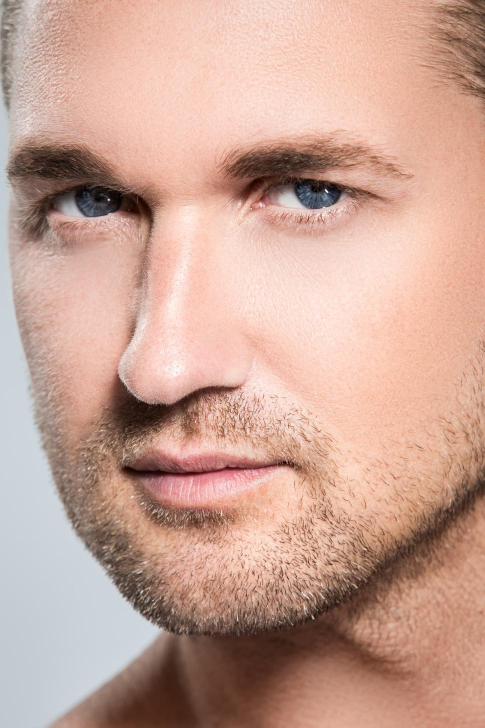
#> input picture python/tests/images/input.jpg, 970 x 1455 px (shown at 1/2 size)
$ python -i genetic_drawing.py   (imports and definitions only)   (older library calls are emulated)
#> lines starting #> are read from the running program, lines starting #| are printed output that depends on the picture
import cv2
import numpy as np
import time
import matplotlib.pyplot as plt
import string
import random
from IPython.display import clear_output

class GeneticDrawing:
	def __init__(self, img_path, seed=0, brushesRange=[[0.1, 0.3], [0.3, 0.7]]):
#> called with img_path = 'images/input.jpg', seed = 0
		self.original_img = cv2.imread(img_path)
#> self.original_img is the input picture: shape (1455, 970, 3); mean B, G, R 149.7, 163.9, 201.6
		self.img_grey = cv2.cvtColor(self.original_img,cv2.COLOR_BGR2GRAY)
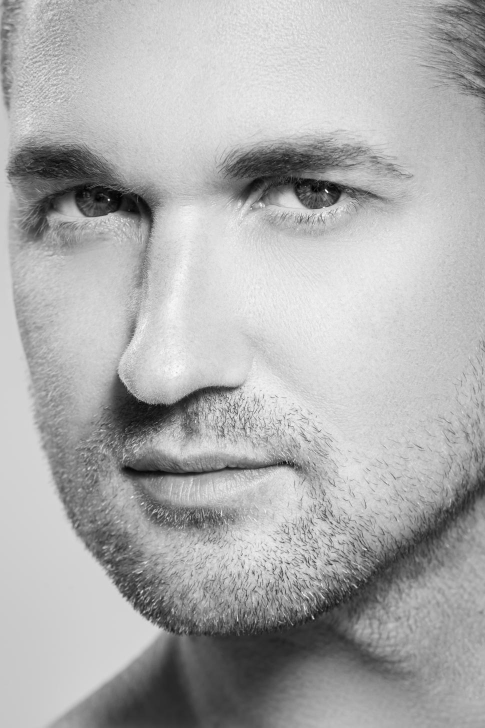
#> self.img_grey: shape (1455, 970) (shown at 1/2 size); min 0, max 254, mean 173.6
		self.img_grads = self._imgGradient(self.img_grey)
		self.myDNA = None
		self.seed = seed
		self.brushesRange = brushesRange
		self.sampling_mask = None

		#start with an empty black img
		self.imgBuffer = [np.zeros((self.img_grey.shape[0], self.img_grey.shape[1]), np.uint8)]

	def generate(self, stages=10, generations=100, brushstrokesCount=10, show_progress_imgs=True):
		for s in range(stages):
			#initialize new DNA
			if self.sampling_mask is not None:
				sampling_mask = self.sampling_mask
			else:
				sampling_mask = self.create_sampling_mask(s, stages)
			self.myDNA = DNA(self.img_grey.shape,
							 self.img_grads,
							 self.calcBrushRange(s, stages),
							 canvas=self.imgBuffer[-1],
							 sampling_mask=sampling_mask)
			self.myDNA.initRandom(self.img_grey, brushstrokesCount, self.seed + time.time() + s)
			#evolve DNA
			for g in range(generations):
				self.myDNA.evolveDNASeq(self.img_grey, self.seed + time.time() + g)
				clear_output(wait=True)
				print("Stage ", s+1, ". Generation ", g+1, "/", generations)
				if show_progress_imgs is True:
					#plt.imshow(sampling_mask, cmap='gray')
					plt.imshow(self.myDNA.get_cached_image(), cmap='gray')
					plt.show()
			self.imgBuffer.append(self.myDNA.get_cached_image())
		return self.myDNA.get_cached_image()

	def calcBrushRange(self, stage, total_stages):
		return [self._calcBrushSize(self.brushesRange[0], stage, total_stages), self._calcBrushSize(self.brushesRange[1], stage, total_stages)]

	def set_brush_range(self, ranges):
		self.brushesRange = ranges

	def set_sampling_mask(self, img_path):
		self.sampling_mask = cv2.cvtColor(cv2.imread(img_path),cv2.COLOR_BGR2GRAY)

	def create_sampling_mask(self, s, stages):
		percent = 0.2
		start_stage = int(stages*percent)
		sampling_mask = None
		if s >= start_stage:
			t = (1.0 - (s-start_stage)/max(stages-start_stage-1,1)) * 0.25 + 0.005
			sampling_mask = self.calc_sampling_mask(t)
		return sampling_mask

	'''
	we'd like to "guide" the brushtrokes along the image gradient direction, if such direction has large magnitude
	in places of low magnitude, we allow for more deviation from the direction.
	this function precalculates angles and their magnitudes for later use inside DNA class
	'''
	def _imgGradient(self, img):
		#convert to 0 to 1 float representation
		img = np.float32(img) / 255.0
		# Calculate gradient
		gx = cv2.Sobel(img, cv2.CV_32F, 1, 0, ksize=1)
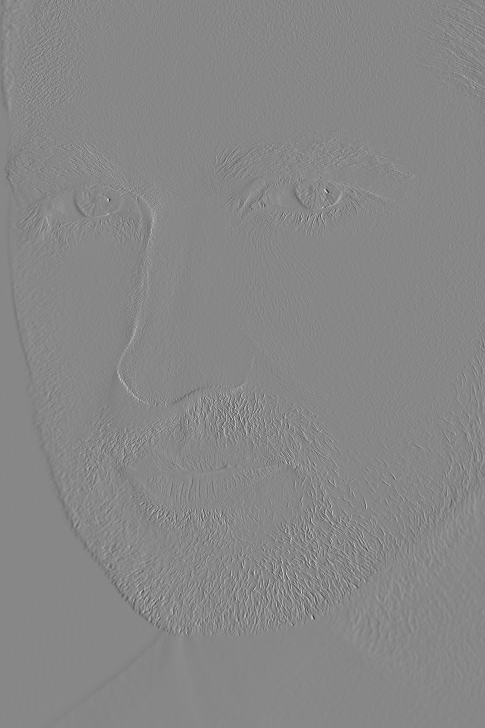
#> gx: shape (1455, 970) float32 (shown at 1/2 size); min -0.788, max 0.694, mean -0.00036; drawn with min black and max white
		gy = cv2.Sobel(img, cv2.CV_32F, 0, 1, ksize=1)
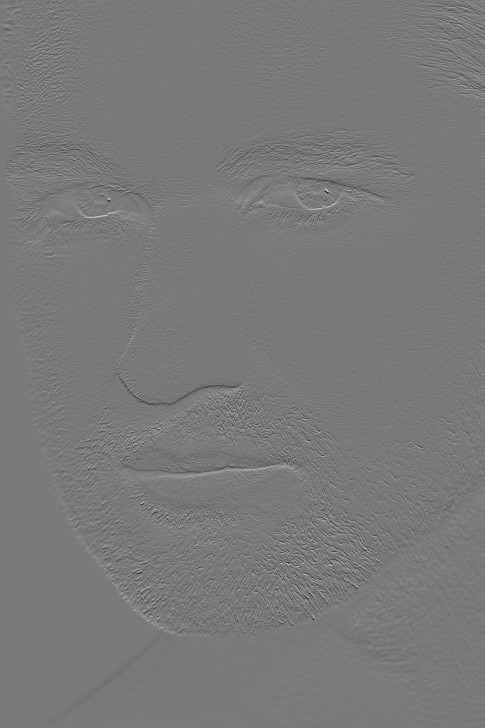
#> gy: shape (1455, 970) float32 (shown at 1/2 size); min -0.698, max 0.761, mean -0.000295; drawn with min black and max white
		# Python Calculate gradient magnitude and direction ( in degrees )
		mag, angle = cv2.cartToPolar(gx, gy, angleInDegrees=True)
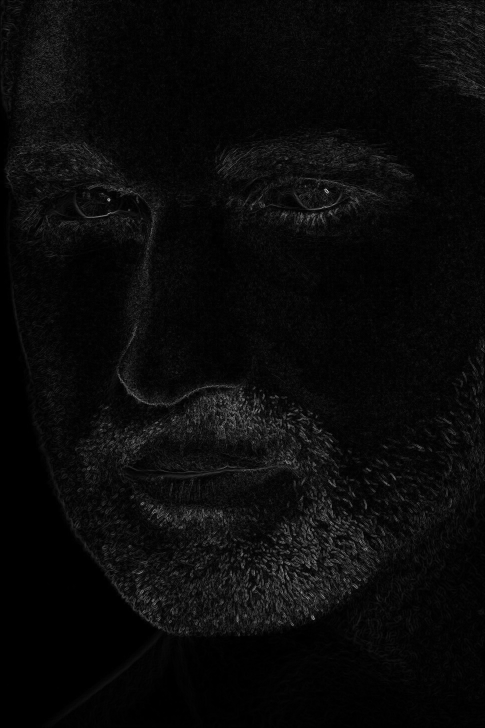
#> mag: shape (1455, 970) float32 (shown at 1/2 size); min 0, max 1.03, mean 0.0421; drawn with min black and max white
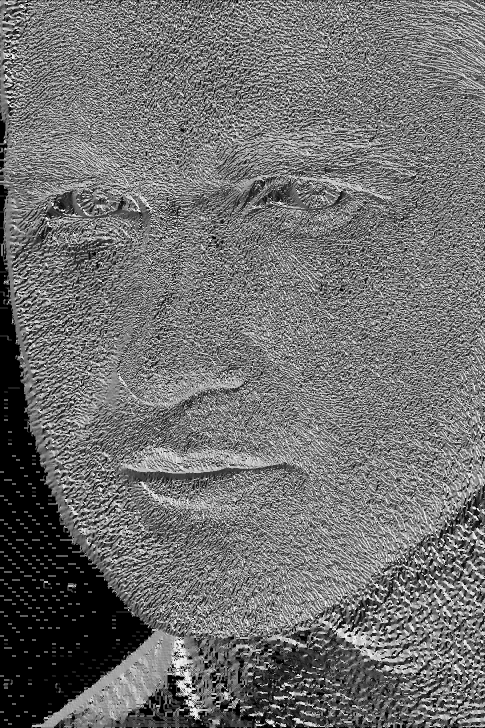
#> angle: shape (1455, 970) float32 (shown at 1/2 size); min 0, max 359.5, mean 158; drawn with min black and max white
		#normalize magnitudes
		mag /= np.max(mag)
		#lower contrast
		mag = np.power(mag, 0.3)
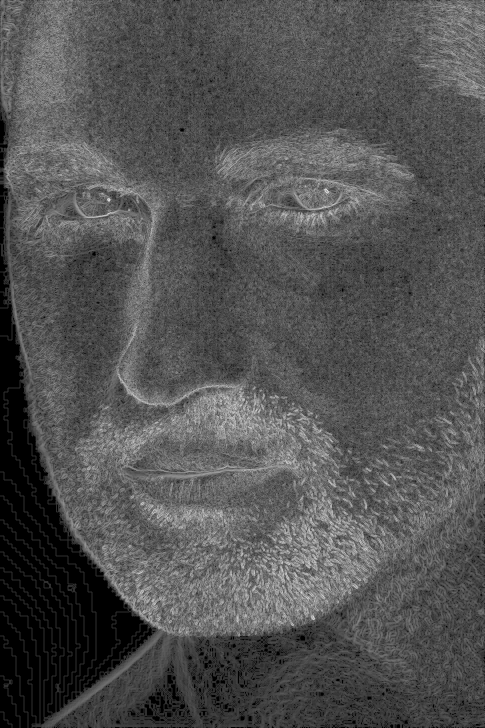
#> mag: shape (1455, 970) float32 (shown at 1/2 size); min 0, max 1, mean 0.326
		return mag, angle

	# [14 lines left out: function calc_sampling_mask, not called in this run]


	def _calcBrushSize(self, brange, stage, total_stages):
		bmin = brange[0]
		bmax = brange[1]
		t = stage/max(total_stages-1, 1)
		return (bmax-bmin)*(-t*t+1)+bmin


# [6 lines left out: function util_sample_from_img, not called in this run]

class DNA:

	def __init__(self, bound, img_gradient, brushstrokes_range, canvas=None, sampling_mask=None):
		self.DNASeq = []
		self.bound = bound

		#CTRLS
		self.minSize = brushstrokes_range[0] #0.1 #0.3
		self.maxSize = brushstrokes_range[1] #0.3 # 0.7
		self.maxBrushNumber = 4
		self.brushSide = 300 #brush image resolution in pixels
		self.padding = int(self.brushSide*self.maxSize / 2 + 5)

		self.canvas = canvas

		#IMG GRADIENT
		self.imgMag = img_gradient[0]
		self.imgAngles = img_gradient[1]

		#OTHER
		self.brushes = self.preload_brushes('brushes/watercolor/', self.maxBrushNumber)
		self.sampling_mask = sampling_mask

		#CACHE
		self.cached_image = None
		self.cached_error = None

	def preload_brushes(self, path, maxBrushNumber):
		imgs = []
		for i in range(maxBrushNumber):
			imgs.append(cv2.imread(path + str(i) +'.jpg'))
		return imgs

	def gen_new_positions(self):
		if self.sampling_mask is not None:
			pos = util_sample_from_img(self.sampling_mask)
			posY = pos[0][0]
			posX = pos[1][0]
		else:
			posY = int(random.randrange(0, self.bound[0]))
			posX = int(random.randrange(0, self.bound[1]))
		return [posY, posX]

	def initRandom(self, target_image, count, seed):
		#initialize random DNA sequence
		for i in range(count):
			#random color
			color = random.randrange(0, 255)
			#random size
			random.seed(seed-i+4)
			size = random.random()*(self.maxSize-self.minSize) + self.minSize
			#random pos
			posY, posX = self.gen_new_positions()
			#random rotation
			'''
			start with the angle from image gradient
			based on magnitude of that angle direction, adjust the random angle offset.
			So in places of high magnitude, we are more likely to follow the angle with our brushstroke.
			In places of low magnitude, we can have a more random brushstroke direction.
			'''
			random.seed(seed*i/4.0-5)
			localMag = self.imgMag[posY][posX]
			localAngle = self.imgAngles[posY][posX] + 90 #perpendicular to the dir
			rotation = random.randrange(-180, 180)*(1-localMag) + localAngle
			#random brush number
			brushNumber = random.randrange(1, self.maxBrushNumber)
			#append data
			self.DNASeq.append([color, posY, posX, size, rotation, brushNumber])
		#calculate cache error and image
		self.cached_error, self_cached_image = self.calcTotalError(target_image)

	def get_cached_image(self):
		return self.cached_image

	def calcTotalError(self, inImg):
		return self.__calcError(self.DNASeq, inImg)

	def __calcError(self, DNASeq, inImg):
		#draw the DNA
		myImg = self.drawAll(DNASeq)

		#compare the DNA to img and calc fitness only in the ROI
		diff1 = cv2.subtract(inImg, myImg) #values are too low
		diff2 = cv2.subtract(myImg,inImg) #values are too high
		totalDiff = cv2.add(diff1, diff2)
		totalDiff = np.sum(totalDiff)
		return (totalDiff, myImg)

	def draw(self):
		myImg = self.drawAll(self.DNASeq)
		return myImg

	def drawAll(self, DNASeq):
		#set image to pre generated
		if self.canvas is None: #if we do not have an image specified
			inImg = np.zeros((self.bound[0], self.bound[1]), np.uint8)
		else:
			inImg = np.copy(self.canvas)
		#apply padding
		p = self.padding
		inImg = cv2.copyMakeBorder(inImg, p,p,p,p,cv2.BORDER_CONSTANT,value=[0,0,0])
		#draw every DNA
		for i in range(len(DNASeq)):
			inImg = self.__drawDNA(DNASeq[i], inImg)
		#remove padding
		y = inImg.shape[0]
		x = inImg.shape[1]
		return inImg[p:(y-p), p:(x-p)]

	def __drawDNA(self, DNA, inImg):
		#get DNA data
		color = DNA[0]
		posX = int(DNA[2]) + self.padding #add padding since indices have shifted
		posY = int(DNA[1]) + self.padding
		size = DNA[3]
		rotation = DNA[4]
		brushNumber = int(DNA[5])

		#load brush alpha
		brushImg = self.brushes[brushNumber]
		#resize the brush
		brushImg = cv2.resize(brushImg,None,fx=size, fy=size, interpolation = cv2.INTER_CUBIC)
		#rotate
		brushImg = self.__rotateImg(brushImg, rotation)
		#brush img data
		brushImg = cv2.cvtColor(brushImg,cv2.COLOR_BGR2GRAY)
		rows, cols = brushImg.shape

		#create a colored canvas
		myClr = np.copy(brushImg)
		myClr[:, :] = color

		#find ROI
		inImg_rows, inImg_cols = inImg.shape
		y_min = int(posY - rows/2)
		y_max = int(posY + (rows - rows/2))
		x_min = int(posX - cols/2)
		x_max = int(posX + (cols - cols/2))

		# Convert uint8 to float
		foreground = myClr[0:rows, 0:cols].astype(float)
		background = inImg[y_min:y_max,x_min:x_max].astype(float) #get ROI
		# Normalize the alpha mask to keep intensity between 0 and 1
		alpha = brushImg.astype(float)/255.0


		try:
			# Multiply the foreground with the alpha matte
			foreground = cv2.multiply(alpha, foreground)

			# Multiply the background with ( 1 - alpha )
			background = cv2.multiply(np.clip((1.0 - alpha), 0.0, 1.0), background)
			# Add the masked foreground and background.
			outImage = (np.clip(cv2.add(foreground, background), 0.0, 255.0)).astype(np.uint8)

			inImg[y_min:y_max, x_min:x_max] = outImage
		except:
			print('------ \n', 'in image ',inImg.shape)
			print('pivot: ', posY, posX)
			print('brush size: ', self.brushSide)
			print('brush shape: ', brushImg.shape)
			print(" Y range: ", rangeY, 'X range: ', rangeX)
			print('bg coord: ', posY, posY+rangeY, posX, posX+rangeX)
			print('fg: ', foreground.shape)
			print('bg: ', background.shape)
			print('alpha: ', alpha.shape)

		return inImg


	# [54 lines left out: functions __rotateImg, __evolveDNA, not called in this run]

	def evolveDNASeq(self, inImg, seed):
		for i in range(len(self.DNASeq)):
			self.__evolveDNA(i, inImg, seed)

>>> result = GeneticDrawing('images/input.jpg').generate()
#> the loop in generate, `for s in range(stages):` made 1 pass
#> after the loop in generate, `for s in range(stages):`: self.imgBuffer = 1 item
#> (the run stopped early here; a loop or call above may not have finished)
